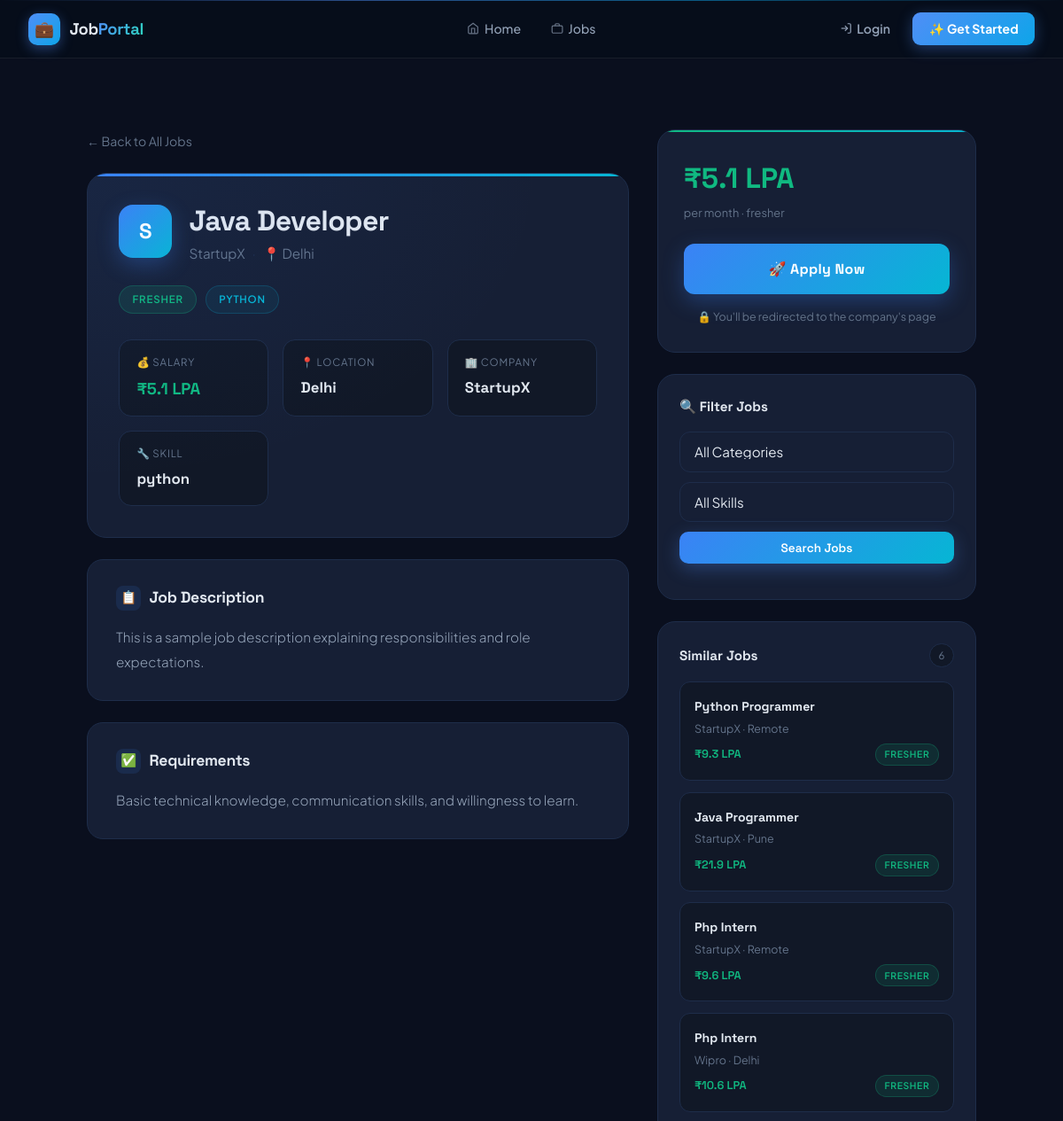
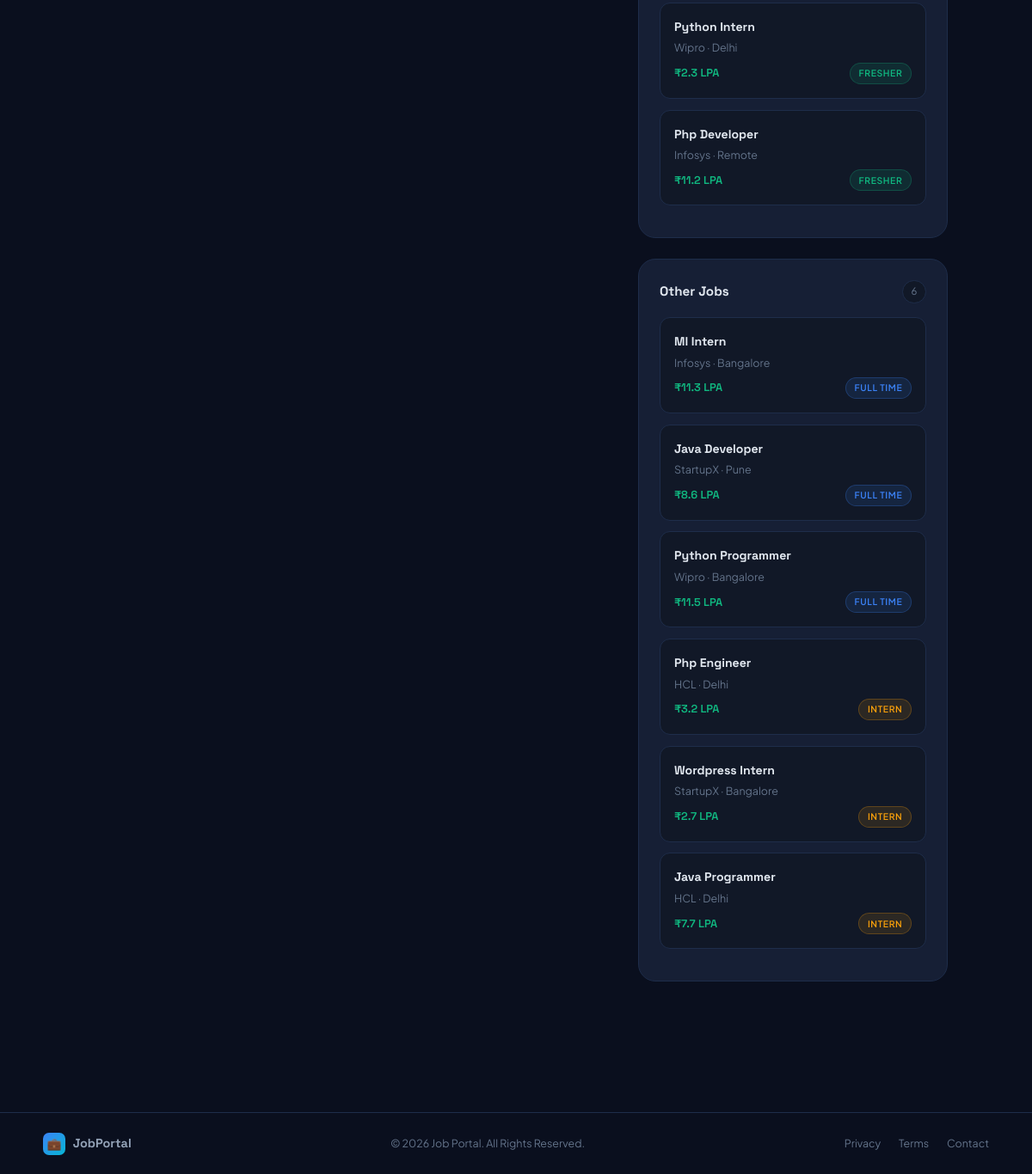
The page /jobs/jobs/1/ on the database its author committed (2 pictures, top to bottom).
### jobs/models.py (models this page shows, shortened)
class Job(models.Model):
    JOB_TYPES = (
        ('intern', 'Internship'),
        ('fresher', 'Fresher'),
        ('fulltime', 'Full Time'),
    )
    SKILLS = (
        ('python', 'Python'),
        ('php', 'PHP'),
        ('java', 'Java'),
        ('wordpress', 'WordPress'),
        ('ml', 'Machine Learning'),
    )
    title = models.CharField(max_length=200)
    company = models.CharField(max_length=200)
    location = models.CharField(max_length=100)
    salary = models.IntegerField()
    description = models.TextField(default="No description provided")
    requirements = models.TextField(default="No requirements specified")
    job_type = models.CharField(max_length=20, choices=JOB_TYPES)
    skill = models.CharField(max_length=50, choices=SKILLS)
    apply_link = models.URLField(default="https://example.com")
    def salary_lpa(self):
        return round((self.salary * 12) / 100000, 1)

### jobs/views.py (the view)
# urls.py: path('jobs/<int:id>/',       job_detail, name='job_detail'),
def job_detail(request, id):
    job          = get_object_or_404(Job, id=id)
    similar_jobs = Job.objects.filter(job_type=job.job_type).exclude(id=id)[:6]
    other_jobs   = Job.objects.exclude(job_type=job.job_type).exclude(id=id)[:6]
    return render(request, 'jobs/job_detail.html', {
        'job':          job,
        'similar_jobs': similar_jobs,
        'other_jobs':   other_jobs,
    })

### jobs/templates/jobs/job_detail.html (shortened to what this page needs)
{% extends 'base.html' %}
{% block content %}
<div class="detail-page">
  <div class="job-main">
    <a href="{% url 'job_list' %}" class="back-link">
      ← Back to All Jobs
    </a>
    <div class="job-hero-card">
      <div class="job-header-row">
        <div class="company-logo">{{ job.company|first|upper }}</div>
        <div class="job-header-info">
          <h1 class="job-title-main">{{ job.title }}</h1>
          <div class="job-company-loc">
            {{ job.company }}
            <span class="dot">·</span>
            📍 {{ job.location }}
          </div>
        </div>
      </div>
      <div class="badges-row">
        {% if job.job_type == "intern" %}
          <span class="badge badge-intern">Internship</span>
        {% elif job.job_type == "fresher" %}
          <span class="badge badge-fresher">Fresher</span>
        {% elif job.job_type == "fulltime" %}
          <span class="badge badge-fulltime">Full Time</span>
        {% else %}
          <span class="badge badge-default">{{ job.job_type }}</span>
        {% endif %}
        <span class="badge badge-skill">{{ job.skill }}</span>
      </div>
      <div class="info-grid">
        <div class="info-item">
          <div class="info-label">💰 Salary</div>
<div class="info-value salary-val">₹{{ job.salary_lpa|floatformat:1 }} LPA</div>
        </div>
        <div class="info-item">
          <div class="info-label">📍 Location</div>
          <div class="info-value">{{ job.location }}</div>
        </div>
        <div class="info-item">
          <div class="info-label">🏢 Company</div>
          <div class="info-value">{{ job.company }}</div>
        </div>
        <div class="info-item">
          <div class="info-label">🔧 Skill</div>
          <div class="info-value">{{ job.skill }}</div>
        </div>
      </div>
    </div>
    <div class="content-card">
      <h3 class="section-heading"><span>📋</span> Job Description</h3>
      <div class="job-description">{{ job.description }}</div>
    </div>
    <div class="content-card">
      <h3 class="section-heading"><span>✅</span> Requirements</h3>
      <div class="job-description">{{ job.requirements }}</div>
    </div>
  </div>
  <div class="sidebar">
    <div class="apply-card">
<div class="apply-salary-big">₹{{ job.salary_lpa|floatformat:1 }} LPA</div>
      <div class="apply-salary-label">per month · {{ job.job_type }}</div>
      <a href="{{ job.apply_link }}" target="_blank" class="apply-btn">🚀 Apply Now</a>
      <div class="apply-note">🔒 You'll be redirected to the company's page</div>
    </div>
    <div class="sidebar-box">
      <div class="sidebar-box-title">
        🔍 Filter Jobs
      </div>
      <form method="GET" action="{% url 'job_list' %}" class="mini-filter">
        <select name="job_type">
          <option value="">All Categories</option>
        </select>
        <select name="skill">
          <option value="">All Skills</option>
        </select>
        <button type="submit" class="mini-filter-btn">Search Jobs</button>
      </form>
    </div>
    {% with filtered=job.job_type %}
    <div class="sidebar-box">
      <div class="sidebar-box-title">
        Similar Jobs
        <span class="count-pill">{{ similar_jobs|length }}</span>
      </div>
{% for j in similar_jobs %}
        <a href="{% url 'job_detail' j.id %}" class="mini-job-card {% if j.id == job.id %}is-current{% endif %}">
          <div class="mini-job-title">{{ j.title }}</div>
          <div class="mini-job-company">{{ j.company }} · {{ j.location }}</div>
          <div class="mini-job-footer">
            <span class="mini-salary">₹{{ j.salary_lpa|floatformat:1 }} LPA</span>
            {% if j.job_type == "intern" %}
              <span class="mini-badge badge-intern">Intern</span>
            {% elif j.job_type == "fresher" %}
              <span class="mini-badge badge-fresher">Fresher</span>
            {% elif j.job_type == "fulltime" %}
              <span class="mini-badge badge-fulltime">Full Time</span>
            {% endif %}
          </div>
        </a>
      {% empty %}
        <div class="no-results">No similar jobs found.</div>
      {% endfor %}
    </div>
    {% endwith %}
    <div class="sidebar-box">
      <div class="sidebar-box-title">
        Other Jobs
        <span class="count-pill">{{ other_jobs|length }}</span>
      </div>
      {% for j in other_jobs %}
        <a href="{% url 'job_detail' j.id %}" class="mini-job-card">
          <div class="mini-job-title">{{ j.title }}</div>
          <div class="mini-job-company">{{ j.company }} · {{ j.location }}</div>
          <div class="mini-job-footer">
            <span class="mini-salary">₹{{ j.salary_lpa|floatformat:1 }} LPA</span>
            {% if j.job_type == "intern" %}
              <span class="mini-badge badge-intern">Intern</span>
            {% elif j.job_type == "fresher" %}
              <span class="mini-badge badge-fresher">Fresher</span>
            {% elif j.job_type == "fulltime" %}
              <span class="mini-badge badge-fulltime">Full Time</span>
            {% endif %}
          </div>
        </a>
      {% empty %}
        <div class="no-results">No other jobs right now.</div>
      {% endfor %}
    </div>
  </div>
</div>
{% endblock %}

### templates/base.html (shortened to what this page needs)
<!DOCTYPE html>
<html lang="en">
<head>
    {% load static %}
    <link rel="stylesheet" href="{% static 'css/style.css' %}">
</head>
<body>
    {% include 'navbar.html' %}
    <div class="jp-page-container{% block container_class %}{% endblock %}">
        {% block content %}{% endblock %}
    </div>
    <footer class="jp-footer" style="margin-top:auto;">
        <div class="jp-footer-inner">
            <div class="jp-footer-brand">
                <div class="jp-footer-logo">💼</div>
                <span class="jp-footer-name">JobPortal</span>
            </div>
            <p class="jp-footer-copy">© 2026 Job Portal. All Rights Reserved.</p>
            <div class="jp-footer-links">
                <a href="#">Privacy</a>
                <a href="#">Terms</a>
                <a href="#">Contact</a>
            </div>
        </div>
    </footer>
</body>
</html>

### templates/navbar.html (shortened to what this page needs)
{% load static %}
<nav class="jp-nav">
  <a href="{% url 'home' %}" class="jp-nav-brand">
    <div class="jp-nav-logo">💼</div>
    <span class="jp-nav-name">Job<span>Portal</span></span>
  </a>
  <div class="jp-nav-links">
    <a href="{% url 'home' %}" class="jp-nav-link {% if request.resolver_match.url_name == 'home' %}active{% endif %}">
      <svg width="14" height="14" viewBox="0 0 24 24" fill="none" stroke="currentColor" stroke-width="2"><path d="M3 9l9-7 9 7v11a2 2 0 01-2 2H5a2 2 0 01-2-2z"/><polyline points="9 22 9 12 15 12 15 22"/></svg>
      Home
    </a>
    <a href="{% url 'job_list' %}" class="jp-nav-link {% if request.resolver_match.url_name == 'job_list' %}active{% endif %}">
      <svg width="14" height="14" viewBox="0 0 24 24" fill="none" stroke="currentColor" stroke-width="2"><rect x="2" y="7" width="20" height="14" rx="2"/><path d="M16 7V5a2 2 0 00-2-2h-4a2 2 0 00-2 2v2"/></svg>
      Jobs
    </a>
  </div>
  <div class="jp-nav-actions">
    {% if user.is_authenticated %}
      <div class="jp-nav-user">
        <div class="jp-nav-avatar">{{ user.username|first|upper }}</div>
        <span class="jp-nav-username">{{ user.username }}</span>
      </div>
      <div class="jp-nav-divider"></div>
      <a href="{% url 'dashboard' %}" class="jp-nav-ghost">
        <svg width="14" height="14" viewBox="0 0 24 24" fill="none" stroke="currentColor" stroke-width="2"><rect x="3" y="3" width="7" height="7"/><rect x="14" y="3" width="7" height="7"/><rect x="14" y="14" width="7" height="7"/><rect x="3" y="14" width="7" height="7"/></svg>
        Dashboard
      </a>
      <a href="{% url 'logout' %}" class="jp-nav-logout">
        <svg width="13" height="13" viewBox="0 0 24 24" fill="none" stroke="currentColor" stroke-width="2"><path d="M9 21H5a2 2 0 01-2-2V5a2 2 0 012-2h4"/><polyline points="16 17 21 12 16 7"/><line x1="21" y1="12" x2="9" y2="12"/></svg>
        Logout
      </a>
    {% else %}
      <a href="{% url 'login' %}" class="jp-nav-ghost">
        <svg width="14" height="14" viewBox="0 0 24 24" fill="none" stroke="currentColor" stroke-width="2"><path d="M15 3h4a2 2 0 012 2v14a2 2 0 01-2 2h-4"/><polyline points="10 17 15 12 10 7"/><line x1="15" y1="12" x2="3" y2="12"/></svg>
        Login
      </a>
      <a href="{% url 'register' %}" class="jp-nav-cta">
        ✨ Get Started
      </a>
    {% endif %}
  </div>
</nav>

### templates/navbar.html (style rules this page uses)
.jp-nav { position: fixed; top: 0; left: 0; right: 0; z-index: 1000; padding: 0 2rem; height: 66px; display: flex; align-items: center; justify-content: space-between; background: rgba(7, 13, 26, 0.85); backdrop-filter: blur(20px); -webkit-backdrop-filter: blur(20px); border-bottom: 1px solid rgba(255,255,255,.07); font-family: 'Plus Jakarta Sans', sans-serif; }
.jp-nav::before { content: ''; position: absolute; top: 0; left: 0; right: 0; height: 1px; background: linear-gradient(90deg, transparent, rgba(79,142,247,.5), rgba(14,165,233,.5), transparent); }
.jp-nav-brand { display: flex; align-items: center; gap: .65rem; text-decoration: none; flex-shrink: 0; }
.jp-nav-logo { width: 36px; height: 36px; background: linear-gradient(135deg, #4f8ef7, #0ea5e9); border-radius: 10px; display: flex; align-items: center; justify-content: center; font-size: 1.1rem; box-shadow: 0 4px 14px rgba(79,142,247,.4); flex-shrink: 0; transition: transform .2s, box-shadow .2s; }
.jp-nav-name { font-family: 'Space Grotesk', sans-serif; font-size: 1.15rem; font-weight: 700; color: #e2e8f0; letter-spacing: -.02em; }
.jp-nav-name span { background: linear-gradient(120deg, #4f8ef7, #2dd4bf); -webkit-background-clip: text; -webkit-text-fill-color: transparent; background-clip: text; }
.jp-nav-links { display: flex; align-items: center; gap: .3rem; position: absolute; left: 50%; transform: translateX(-50%); }
.jp-nav-link { color: #94a3b8; text-decoration: none; font-size: .88rem; font-weight: 500; padding: .45rem .9rem; border-radius: 8px; transition: color .18s, background .18s; display: flex; align-items: center; gap: .35rem; white-space: nowrap; }
.jp-nav-link svg { opacity: .7; flex-shrink: 0; }
.jp-nav-actions { display: flex; align-items: center; gap: .7rem; flex-shrink: 0; }
.jp-nav-ghost { color: #94a3b8; text-decoration: none; font-size: .88rem; font-weight: 600; padding: .45rem .9rem; border-radius: 8px; transition: color .18s, background .18s; display: flex; align-items: center; gap: .35rem; }
.jp-nav-cta { background: linear-gradient(135deg, #4f8ef7, #0ea5e9); color: #fff !important; text-decoration: none; font-size: .88rem; font-weight: 700; padding: .48rem 1.15rem; border-radius: 9px; display: flex; align-items: center; gap: .35rem; transition: transform .15s, box-shadow .2s; box-shadow: 0 4px 16px rgba(79,142,247,.35); white-space: nowrap; }
body { padding-top: 66px !important; }

### rows shown on the page
Job: company|first "S", title "Java Developer", company "StartupX", location "Delhi", skill "PYTHON", salary_lpa "5.1", skill "python", description "This is a sample job description explaining responsibilities and role expectations.", requirements "Basic technical knowledge, communication skills, and willingness to learn.", job_type "fresher"
Job: title "Python Programmer", company "StartupX", location "Remote", salary_lpa "9.3", job_type "FRESHER"
Job: title "Java Programmer", company "StartupX", location "Pune", salary_lpa "21.9", job_type "FRESHER"
Job: title "Php Intern", company "StartupX", location "Remote", salary_lpa "9.6", job_type "FRESHER"
Job: title "Php Intern", company "Wipro", location "Delhi", salary_lpa "10.6", job_type "FRESHER"
Job: title "Python Intern", company "Wipro", location "Delhi", salary_lpa "2.3", job_type "FRESHER"
Job: title "Php Developer", company "Infosys", location "Remote", salary_lpa "11.2", job_type "FRESHER"
Job: title "Ml Intern", company "Infosys", location "Bangalore", salary_lpa "11.3", job_type "FULL TIME"
Job: title "Java Developer", company "StartupX", location "Pune", salary_lpa "8.6", job_type "FULL TIME"
Job: title "Python Programmer", company "Wipro", location "Bangalore", salary_lpa "11.5", job_type "FULL TIME"
Job: title "Php Engineer", company "HCL", location "Delhi", salary_lpa "3.2", job_type "INTERN"
Job: title "Wordpress Intern", company "StartupX", location "Bangalore", salary_lpa "2.7", job_type "INTERN"
Job: title "Java Programmer", company "HCL", location "Delhi", salary_lpa "7.7", job_type "INTERN"

### other values the page prints
{{ similar_jobs|length }} "6"
{{ other_jobs|length }} "6"
